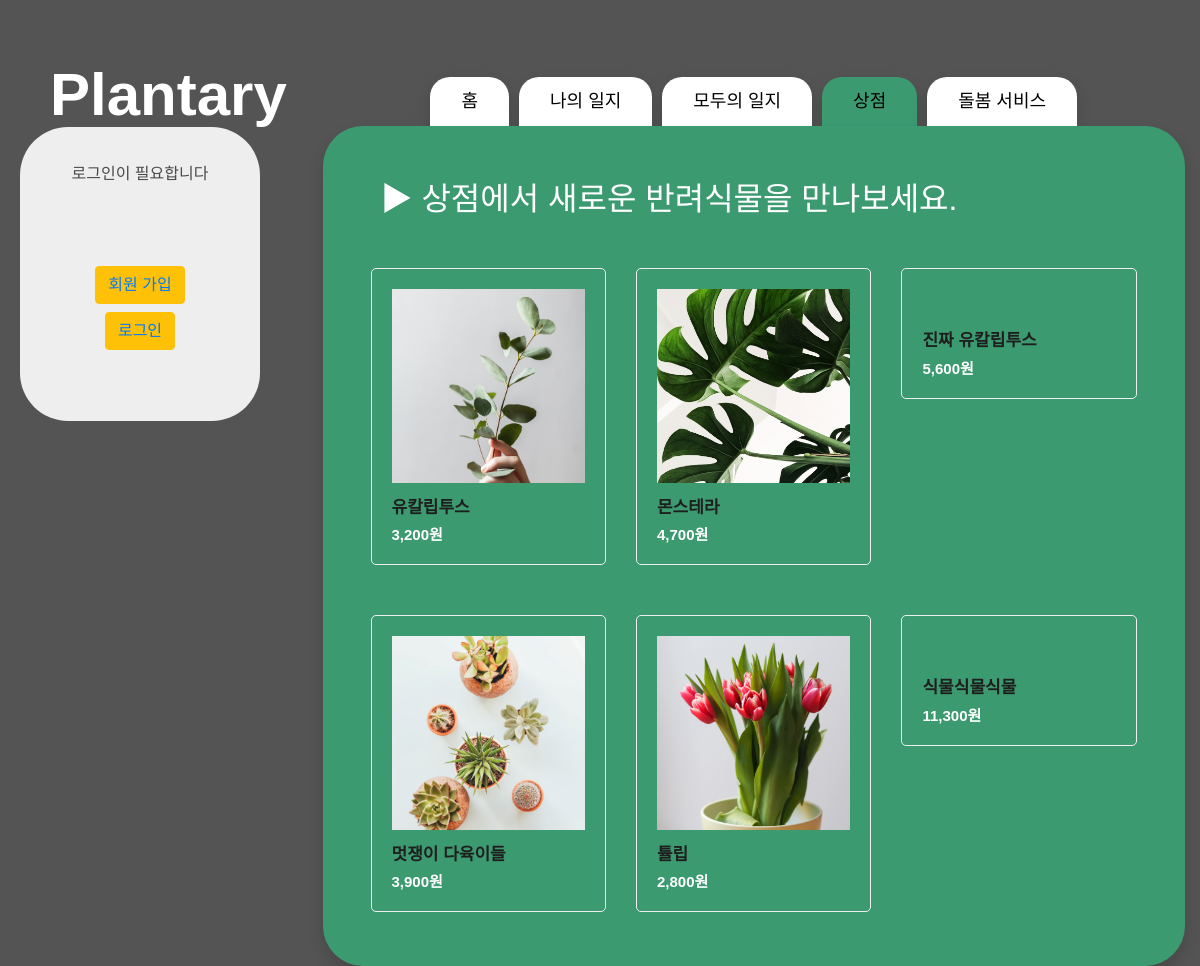
/store/, run on the app's committed database.
### store/models.py (models this page shows, shortened)
class Product(models.Model):
    objects = models.Manager()
    title = models.CharField(max_length=200)
    pub_date = models.DateField('date published')
    price = models.DecimalField(max_digits=10, decimal_places=0)
    body = models.TextField()
    images = models.ImageField(blank=True, upload_to="images/", null=True)

### store/views.py (the view)
# urls.py: path('', store.views.storemain, name='storemain'),
def storemain(request):
    products = Product.objects
    profile = Profile.objects.all()
    current_user = request.user
    return render(request, 'store.html', {'products':products, 'profile':profile, 'current_user':current_user})

### cart/context_processors.py (called while the page is built)
def counter(request):
    item_count = 0
    if 'admin' in request.path:
        return {}
    else:
        try:
            cart = Cart.objects.filter(cart_id=_cart_id(request))
            cart_items = CartItem.objects.all().filter(cart=cart[:1])
            for cart_item in cart_items:
                item_count += cart_item.quantity
        except Cart.DoesNotExist:
            item_count = 0
    return dict(item_count = item_count)

### cart/views.py (called while the page is built)
def _cart_id(request):
    cart = request.session.session_key
    if not cart:
        cart = request.session.create()
    return cart

### store/templates/store.html (shortened to what this page needs)
{% extends 'base.html' %}
{% load static %}
{% load humanize %}
{% block css %}
<link rel="stylesheet" href="{% static 'store/vendor/bootstrap/css/bootstrap.min.css' %}">
<link rel="stylesheet" href="{% static 'store/assets/css/tooplate-main.css' %}">
<link rel="stylesheet" href="{% static 'store/assets/css/owl.css' %}">
{% endblock %}
{% block tab %}
<a class="nav-link shadow" href="{% url 'home' %}">홈</a>
{% if user.is_authenticated %}
<a class="nav-link shadow" href="{% url 'mylist' %}" role="tab" aria-selected="false">나의일지</a>
{% else %}
<a class="nav-link shadow" role="tab" aria-selected="false" data-toggle="modal" data-target="#staticBackdrop">나의 일지</a>
{% endif %}
<a class="nav-link shadow" href="{% url 'ourdiary' %}" role="tab" aria-selected="false">모두의 일지</a>
<a class="nav-link shadow active" href="{% url 'storemain' %}" role="tab" aria-selected="false">상점</a>
<a class="nav-link shadow" href="{% url 'storemain' %}" role="tab" aria-selected="false">돌봄 서비스</a>
{% endblock %}
{% block contents %}
<h2 style="color: white; margin: 30px; margin-left: 10px;">▶ 상점에서 새로운 반려식물을 만나보세요.</h2>
<div class="row row-cols-1 row-cols-md-3">
   {% for product in products.all %}
    <div id="1" class="item new col-md-4">
      <a href="{% url 'productdetail' product.id %}">
        <div class="featured-item">
          {% if product.images %}
          <img src="{{ product.images.url }}" alt="">
          <h4>{{ product.title }}</h4>
          <h6>{{ product.price|intcomma }}원</h6>
          {% endif %}
        </div>
      </a>
    </div>
    {% endfor %}
  </div>
{% endblock %}

### project/templates/base.html (shortened to what this page needs)
{% load static %}
<!DOCTYPE html>
<html lang="en">
<head>
    <link rel="stylesheet" href="{% static 'css/style.css' %}">
    <link rel="stylesheet" href="https://cdn.jsdelivr.net/npm/bootstrap@4.5.3/dist/css/bootstrap.min.css"
>
    <link rel="stylesheet" href="{% static 'css/tooplate-style.css' %}">
    {% block css %}{% endblock %}
</head>
<body style="background-image: url('{% static 'img/background.png' %}');">
    <div class="hero-wrap js-fullheight">
        <a class="whitea" href="{% url 'home' %}" style="position: fixed; padding: 50px; color: white; font-weight: 900; font-size: 60px;"> Plantary</a>
    </div>
    <section class="justify-content-center ftco-search">
        <div class="row">
            <div class="col-3">
                <section style="position: fixed; margin-top: 50px; width: 20%; margin-left: 20px">
                    {% if user.is_authenticated %}
                    <div class="tm-banner-inner">
                        {% if current_user.profile.image %}
                        {% for profile in profile.all %}
                        {%  ifequal forloop.counter 3 %}
                        <div class="profile_box">
                            <img class="profile" src="{{ current_user.profile.image.url }}" alt="{{ profile.image }}">
                        </div>
                        {% endifequal %}
                        {% endfor %}
                        {%endif%}
                        <h1 class="tm-banner-title">{{ user.username }}</h1>
                        <h5 class="tm-banner-title">({{ current_user.profile.nickname }})</h5>
                        <p class="tm-banner-subtitle">{{ current_user.profile.description }}</p>
                        <nav class="tm-main-nav">
                            <ul class="tm-main-nav-ul">
                                <button type="button" class="btn btn-warning mb-2"><a
                                    href="#">나의 장바구니</a></button>
                                <button type="button" class="btn btn-warning mb-2 whitea"><a
                                        href="javascript:{document.getElementById('logout').submit()}">로그아웃</a></button>
                                <form id="logout" method="POST" action="{% url 'logout' %}">
                                    {% csrf_token %} <input type="hidden" />
                                </form>
                                {% if user == current_user%}
                                <button type="button" class="btn btn-warning mb-2 whitea"><a
                                        href="{% url 'profile_update' %}">프로필 수정하기</a></button>
                                {% endif %}
                                <button type="button" class="btn btn-warning"><a href="{% url 'new' %}">글쓰기</a></button>
                            </ul>
                        </nav>
                    </div>
                    {% else %}
                    <div class="tm-banner-inner">
                        <p class="tm-banner-subtitle">로그인이 필요합니다</p>
                        <nav class="tm-main-nav">
                            <ul class="tm-main-nav-ul">
                                <button type="button" class="btn btn-warning mb-2"><a href="{% url 'signup' %}">회원
                                        가입</a></button>
                                <button type="button" class="btn btn-warning"><a
                                        href="{% url 'login' %}">로그인</a></button>
                            </ul>
                        </nav>
                    </div>
                    {% endif %}
                </section>
            </div>
            <div class="col-9">
                <div class="col-md-12 nav-link-wrap">
                    <div class="nav nav-pills justify-content-center text-center">
                        {% block tab %}
                        {% endblock %}
                    </div>
                </div>
                <div class="col-md-12 tab-wrap">
                    <div class="tab-content p-4 px-5 shadow h-100" style="border-radius: 40px; min-height: 700px">
                        {% block contents %}
                        {% endblock %}
                    </div>
                </div>
            </div>
        </div>
    </section>
</body>
</html>

### Main/static/css/tooplate-style.css (style rules this page uses)
ul { padding: 0; margin: 0; }
p { line-height: 1.8; }
body { color: #000; font-family: 'Noto Sans KR', sans-serif; font-size: 18px; font-weight: 300; overflow-x: hidden; }
.tm-main-nav { margin-top: 40px; border-radius: 3rem; background-color: #EEEEEE; font-size: 1.3rem; }
.tm-main-nav-ul { text-align: center; -webkit-box-flex: 1; -webkit-flex: 1; -ms-flex: 1; flex: 1; display: -webkit-box; display: -webkit-flex; display: -ms-flexbox; display: flex; -webkit-box-orient: vertical; -webkit-box-direction: normal; -webkit-flex-direction: column; -ms-flex-direction: column; flex-direction: column; -webkit-box-align: center; -webkit-align-items: center; -ms-flex-align: center; align-items: center; -webkit-box-pack: center; -webkit-justify-content: center; -ms-flex-pack: center; justify-content: center; }
.tm-banner-inner { border-radius: 3rem; background-color: #EEEEEE; color: rgb(39, 116, 23); height: 100%; padding: 35px 35px 45px; text-align: center; display: -webkit-box; display: -webkit-flex; display: -ms-flexbox; display: flex; -webkit-box-orient: vertical; -webkit-box-direction: normal; -webkit-flex-direction: column; -ms-flex-direction: column; flex-direction: column; -webkit-box-align: center; -webkit-align-items: center; -ms-flex-align: center; align-items: center; -webkit-box-pack: center; -webkit-justify-content: center; -ms-flex-pack: center; justify-content: center; }
.tm-banner-subtitle { font-family: 'Noto Sans KR', sans-serif; font-weight: 400; color: #4b4a49; font-size: 7; }
.tm-main-nav { display: -webkit-box; display: -webkit-flex; display: -ms-flexbox; display: flex; height: 100%; padding: 40px 40px 10px 40px; }

### store/static/store/assets/css/tooplate-main.css (style rules this page uses)
body { font-family: 'Noto Sans KR', sans-serif; transition: all 0.5s; }
p { margin-bottom: 0px; font-size: 16px; color: #000000; line-height: 24px; font-weight: 400; }
a { text-decoration: none!important; }
.featured-item { border-radius: 5px; border: 1px solid #eee; padding: 20px; transition: all 0.5s; margin-bottom: 30px; margin-top: 20px; }
.featured-item img { width: 100%; }
.featured-item h4 { font-size: 17px; font-weight: 700; color: #1e1e1e; margin-top: 15px; transition: all 0.5s; }
.featured-item h6 { color: #ffffff; font-size: 15px; font-weight: 700; margin-bottom: 0px; }

### data on the page
Product: images (picture), title "유칼립투스", price "3,200"
Product: images (picture), title "몬스테라", price "4,700"
Product: title "진짜 유칼립투스", price "5,600"
Product: images (picture), title "멋쟁이 다육이들", price "3,900"
Product: images (picture), title "튤립", price "2,800"
Product: title "식물식물식물", price "11,300"
